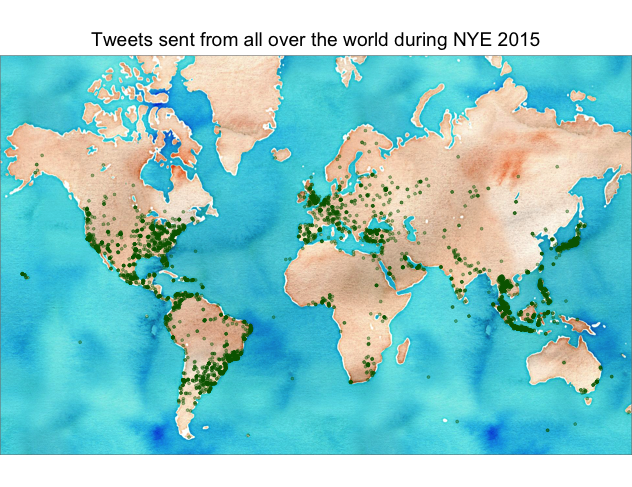

This chart was generated by the following R code:
#all NYE data
packages <- c("ggplot2", "dplyr", "maps", "mapdata", "ggmap", "ggplot2")
lapply(packages, require, character.only = TRUE)
library(dplyr)
library(maps)       # Provides functions that let us plot the maps
library(mapdata)    # Contains the hi-resolution maps.
library(ggmap)      # finds longitude and latitude values
library(ggplot2)    # high quality graphing
world1 <- read.csv("coord1.csv", sep=",", header = FALSE)
world2 <- read.csv("coord2.csv", sep=",", header = FALSE)
world3 <- read.csv("coord3.csv", sep=",", header = FALSE)
world12 <- rbind(world1, world2)
coord.points <- rbind(world12, world3)
#lonlat <- cbind(sa_UK,geocode(sa_UK[,1]))
names(coord.points) <- c("longitude", "latitude")
#lonlat$sentiment.score <- as.factor(lonlat$sentiment.score)
nr.tweets <- dim(coord.points)[1]



#bounding box lowerleftlon, lowerleftlat, upperrightlon, upperrightlat

#always works: 
world.location <-  c(-170,-60,170,80)


#plotting
world.map <- get_stamenmap(world.location, zoom = 3, maptype="watercolor")
ggmap(world.map)

ggmap(world.map, extent = "device") + geom_point(aes(x = longitude, y = latitude), 
                                size=1, alpha=0.4, color='darkgreen', data = coord.points)+
    labs(x = 'Longitude', y = 'Latitude') + 
    ggtitle('Tweets sent from all over the world during NYE 2015')


#plotting elleged EU data
ggmap(world.map, extent = "device") + 
    geom_point(aes(x = longitude, y = latitude), size=1, alpha=0.4, color='darkgreen', 
               data = EUdata)+
    labs(x = 'Longitude', y = 'Latitude') + 
    ggtitle('Tweets sent from Europe during NYE 2015')
